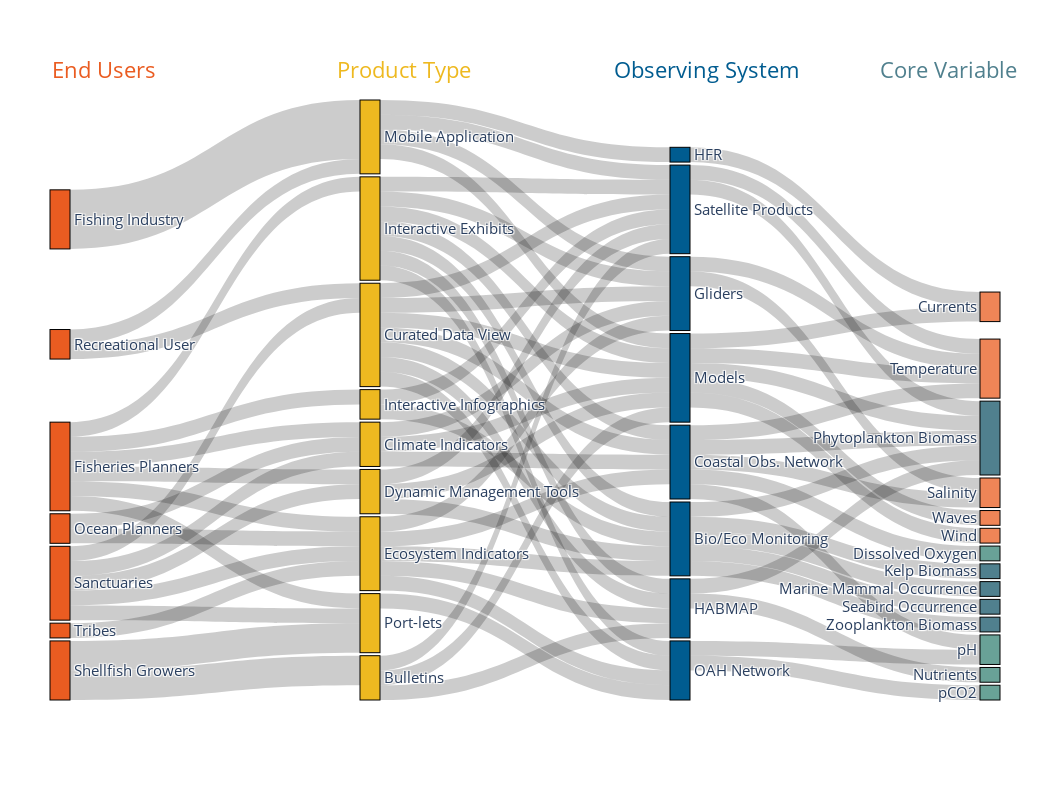

Notebook code cell kept with this figure:
### Code cell
fig = go.Figure(data=[go.Sankey(
    arrangement = 'perpendicular',
    node = dict(
      pad = 3,
      thickness = 20,
      line = dict(color = "black", width = 1),
        label=label,
        color = colors
    ),
    link = dict(
      source = sources, # indices correspond to labels, eg A1, A2, A1, B1, ...
      target = target,
      value = value,
      )

    )],
    layout=dict(
        annotations=[
            dict(
                x=0,
                y=1.08,
                text='End Users',
                showarrow=False,
                 font=dict(
                    size=22,
                    color="#EA5C21"
                    ),
            ),
            dict(
                x=.3,
                y=1.08,
                text='Product Type',
                showarrow=False,
                 font=dict(
                    size=22,
                    color="#EEB920"
                    ),
            ),dict(
                x=.79,
                y=1.08,
                text='Observing System',
                showarrow=False,
                 font=dict(
                    size=22,
                    color="#005C90"
                    ),
            ),dict(
                x=1.02,
                y=1.08,
                text='Core Variable',
                showarrow=False,
                 font=dict(
                    size=22,
                    color="#50808E"
                    ),
            ),]
               ))


fig.update_layout(
    title_text="", 
    font_size=15,
    autosize=True,
    width=1050,
    height=800,
    margin=dict(
        l=50,
        r=50,
        b=100,
        t=100,
        pad=3
    ),
)

### Figure 1 — Plotly figure (JSON) as saved in the notebook; plotly's stock layout.template omitted (floating-point values rounded to 4 significant figures)
{"data": [{"arrangement": "perpendicular", "link": {"source": [0, 0, 0, 0, 0, 1, 1, 1, 2, 2, 2, 3, 3, 3, 3, 3, 4, 4, 4, 4, 4, 4, 4, 7, 7, 7, 8, 8, 8, 8, 8, 9, 9, 9, 9, 9, 9, 10, 11, 11, 12, 12, 13, 14, 14, 14, 14, 14, 14, 14, 15, 15, 18, 18, 18, 18, 19, 19, 19, 19, 19, 21, 21, 22, 22, 24, 25, 25, 27, 27, 27, 27, 27, 28, 28, 30, 30, 32], "target": [16, 17, 23, 29, 35, 12, 19, 28, 3, 11, 19, 6, 23, 26, 31, 37, 0, 3, 11, 12, 19, 21, 28, 0, 19, 28, 0, 3, 11, 12, 21, 2, 7, 8, 14, 15, 24, 18, 26, 31, 20, 23, 5, 0, 3, 11, 12, 19, 21, 28, 0, 28, 11, 13, 19, 28, 5, 23, 31, 33, 34, 36, 37, 2, 8, 21, 4, 18, 2, 4, 7, 8, 24, 23, 31, 1, 24, 8], "value": [1, 1, 1, 1, 1, 1, 1, 1, 1, 1, 1, 1, 1, 1, 1, 1, 1, 1, 1, 1, 1, 1, 1, 1, 1, 1, 1, 1, 1, 1, 1, 1, 1, 1, 1, 1, 1, 4, 1, 1, 1, 1, 1, 1, 1, 1, 1, 1, 1, 1, 1, 1, 1, 1, 1, 1, 1, 1, 1, 1, 1, 1, 1, 1, 1, 1, 1, 1, 1, 1, 1, 1, 1, 1, 1, 2, 2, 1]}, "node": {"color": ["#005C90", "#EEB920", "#EEB920", "#005C90", "#EEB920", "#EF8557", "#69A297", "#EEB920", "#EEB920", "#EA5C21", "#EA5C21", "#005C90", "#005C90", "#005C90", "#EEB920", "#EEB920", "#50808E", "#50808E", "#EEB920", "#005C90", "#69A297", "#005C90", "#EA5C21", "#50808E", "#EEB920", "#EA5C21", "#EF8557", "#EA5C21", "#005C90", "#50808E", "#EA5C21", "#EF8557", "#EA5C21", "#EF8557", "#EF8557", "#50808E", "#69A297", "#69A297"], "label": ["Bio/Eco Monitoring", "Bulletins", "Climate Indicators", "Coastal Obs. Network", "Curated Data View", "Currents", "Dissolved Oxygen", "Dynamic Management Tools", "Ecosystem Indicators", "Fisheries Planners", "Fishing Industry", "Gliders", "HABMAP", "HFR", "Interactive Exhibits", "Interactive Infographics", "Kelp Biomass", "Marine Mammal Occurrence", "Mobile Application", "Models", "Nutrients", "OAH Network", "Ocean Planners", "Phytoplankton Biomass", "Port-lets", "Recreational User", "Salinity", "Sanctuaries", "Satellite Products", "Seabird Occurrence", "Shellfish Growers", "Temperature", "Tribes", "Waves", "Wind", "Zooplankton Biomass", "pCO2", "pH"], "line": {"color": "black", "width": 1}, "pad": 3, "thickness": 20, "x": [0.6632, 0.3368, 0.3368, 0.6632, 0.3368, 0.9895, 0.9895, 0.3368, 0.3368, 0.01053, 0.01053, 0.6632, 0.6632, 0.6632, 0.3368, 0.3368, 0.9895, 0.9895, 0.3368, 0.6632, 0.9895, 0.6632, 0.01053, 0.9895, 0.3368, 0.01053, 0.9895, 0.01053, 0.6632, 0.9895, 0.01053, 0.9895, 0.01053, 0.9895, 0.9895, 0.9895, 0.9895, 0.9895], "y": [0.7315, 0.9631, 0.5738, 0.6035, 0.3915, 0.3447, 0.7558, 0.6527, 0.7562, 0.6108, 0.199, 0.3227, 0.8473, 0.09115, 0.2142, 0.5073, 0.7854, 0.815, 0.06154, 0.4631, 0.9581, 0.9508, 0.7142, 0.5635, 0.8719, 0.4071, 0.6546, 0.8054, 0.1823, 0.8446, 0.9508, 0.4477, 0.8842, 0.6965, 0.7262, 0.8742, 0.9877, 0.9162]}, "type": "sankey"}], "layout": {"annotations": [{"font": {"color": "#EA5C21", "size": 22}, "showarrow": false, "text": "End Users", "x": 0, "y": 1.08}, {"font": {"color": "#EEB920", "size": 22}, "showarrow": false, "text": "Product Type", "x": 0.3, "y": 1.08}, {"font": {"color": "#005C90", "size": 22}, "showarrow": false, "text": "Observing System", "x": 0.79, "y": 1.08}, {"font": {"color": "#50808E", "size": 22}, "showarrow": false, "text": "Core Variable", "x": 1.02, "y": 1.08}], "autosize": true, "font": {"size": 15}, "height": 800, "margin": {"b": 100, "l": 50, "pad": 3, "r": 50, "t": 100}, "title": {"text": ""}, "width": 1050}}
